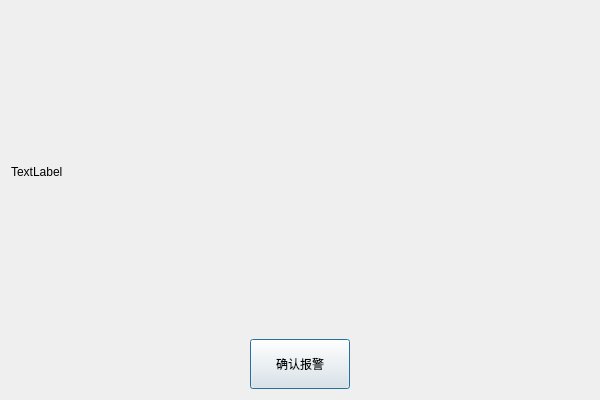
<?xml version="1.0" encoding="UTF-8"?>
<ui version="4.0">
 <class>FormDialogAlarmDialog</class>
 <widget class="QDialog" name="FormDialogAlarmDialog">
  <property name="geometry">
   <rect>
    <x>0</x>
    <y>0</y>
    <width>600</width>
    <height>400</height>
   </rect>
  </property>
  <property name="windowTitle">
   <string>Dialog</string>
  </property>
  <layout class="QGridLayout" name="gridLayout">
   <item row="0" column="0">
    <layout class="QVBoxLayout" name="verticalLayout" stretch="10,2">
     <item>
      <widget class="QLabel" name="alarmInfoLabel">
       <property name="text">
        <string>TextLabel</string>
       </property>
      </widget>
     </item>
     <item>
      <layout class="QHBoxLayout" name="horizontalLayout">
       <item>
        <spacer name="horizontalSpacer">
         <property name="orientation">
          <enum>Qt::Horizontal</enum>
         </property>
         <property name="sizeHint" stdset="0">
          <size>
           <width>40</width>
           <height>20</height>
          </size>
         </property>
        </spacer>
       </item>
       <item>
        <widget class="QPushButton" name="confirmBtn">
         <property name="sizePolicy">
          <sizepolicy hsizetype="Minimum" vsizetype="Fixed">
           <horstretch>0</horstretch>
           <verstretch>0</verstretch>
          </sizepolicy>
         </property>
         <property name="minimumSize">
          <size>
           <width>100</width>
           <height>50</height>
          </size>
         </property>
         <property name="text">
          <string>确认报警</string>
         </property>
        </widget>
       </item>
       <item>
        <spacer name="horizontalSpacer_2">
         <property name="orientation">
          <enum>Qt::Horizontal</enum>
         </property>
         <property name="sizeHint" stdset="0">
          <size>
           <width>40</width>
           <height>20</height>
          </size>
         </property>
        </spacer>
       </item>
      </layout>
     </item>
    </layout>
   </item>
  </layout>
 </widget>
 <resources/>
 <connections/>
</ui>
